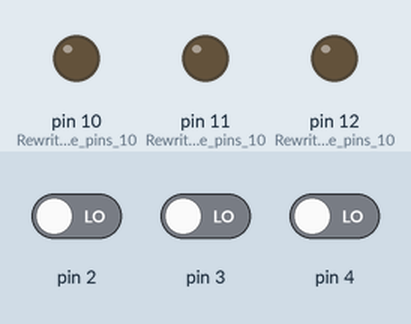
A sketch run on a simulated Arduino Uno, built with avr-gcc and run on an emulated ATmega328P. On the bench: output pins drawn as LEDs (lit = HIGH). The inputs (shaded band) are chosen by the test bench; at power-on: pin 2 LOW, pin 3 LOW, pin 4 LOW.

Above: at 1.2 s.
1.3 s: pin 2 driven HIGH
At 2.4 s:
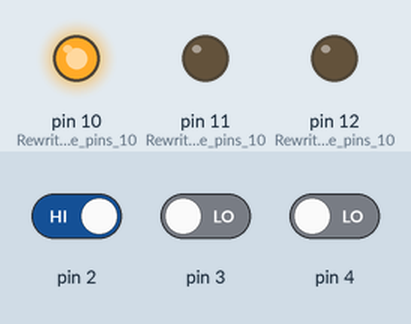
2.8 s: pin 3 driven HIGH
At 3.6 s:
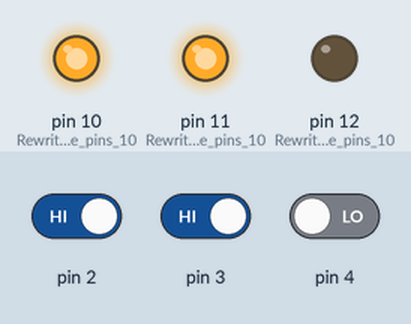
4.3 s: pin 4 driven HIGH
At 4.7 s:
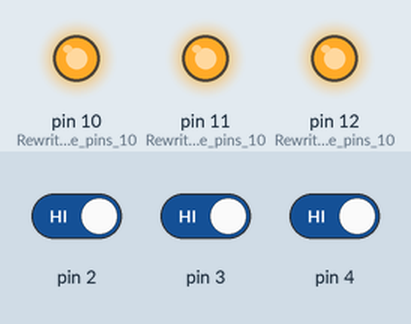
5.8 s: pin 2 driven LOW
At 7.0 s:
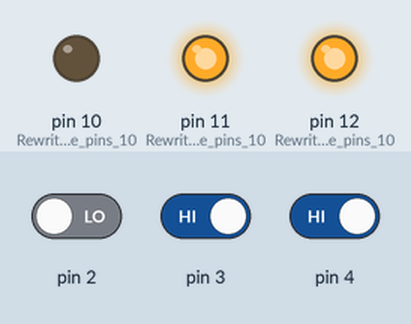
7.3 s: pin 3 driven LOW
At 8.2 s:
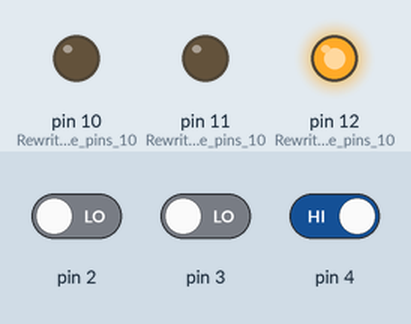
8.8 s: pin 2 driven HIGH
At 9.3 s:
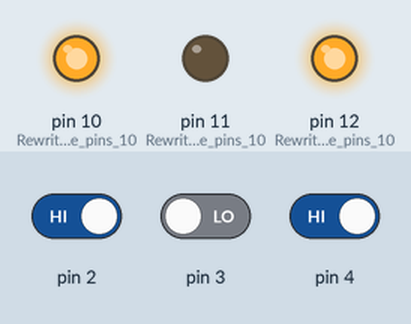
Timing chart, 0 to 11.3 s (numbered marks = the images above; inputs shaded):
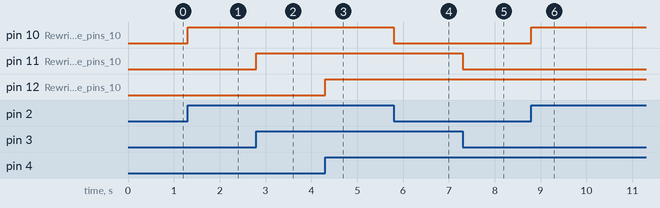

Measured:
- after the input at 1.3 s, pin 10 (Rewritten_to_use_pins_10): LOW → HIGH at once
- after the input at 2.8 s, pin 11 (Rewritten_to_use_pins_10): LOW → HIGH at once
- after the input at 4.3 s, pin 12 (Rewritten_to_use_pins_10): LOW → HIGH at once
- after the input at 5.8 s, pin 10 (Rewritten_to_use_pins_10): HIGH → LOW at once
- after the input at 7.3 s, pin 11 (Rewritten_to_use_pins_10): HIGH → LOW at once
- after the input at 8.8 s, pin 10 (Rewritten_to_use_pins_10): LOW → HIGH at once

The sketch:

Day_5_sketch_oct28a.ino
```cpp
/*
 * 30 Days - Lost in Space
 * Day 5 - Creative Day 1
 *
 * Learn more at https://learn.inventr.io/adventure
 *

 */


#include "Arduino.h"  // include information about our HERO


byte switchState = 0;

void setup() {
    pinMode(2, INPUT);
    pinMode(3, INPUT);
    pinMode(4, INPUT);
    pinMode(10, OUTPUT);  // Rewritten to use pins 10, 11, 12  -- This line WAS pinMode(9, OUTPUT);
    pinMode(11, OUTPUT);  // Rewritten to use pins 10, 11, 12  -- This line WAS pinMode(10, OUTPUT);
    pinMode(12, OUTPUT);  // Rewritten to use pins 10, 11, 12  -- This line WAS pinMode(11, OUTPUT);
}

void loop() {
    // Read the DIP switch state and create a binary number
    //  Flip left to right WAS:  switchState = (digitalRead(2) << 2) | (digitalRead(3) << 1) | digitalRead(4);
    switchState = (digitalRead(4) << 2) | (digitalRead(3) << 1) | digitalRead(2);

    // Turn LEDs on or off based on the switchState value
    digitalWrite(10, switchState & 0b001 ? HIGH : LOW);   // LED on pin 10 -- Rewritten to use pins 10, 11, 12 This line WAS LED on pin 9
    digitalWrite(11, switchState & 0b010 ? HIGH : LOW);  // LED on pin 11 -- Rewritten to use pins 10, 11, 12 This line WAS LED on pin 10
    digitalWrite(12, switchState & 0b100 ? HIGH : LOW);  // LED on pin 12 -- Rewritten to use pins 10, 11, 12 This line WAS LED on pin 11
}
```
